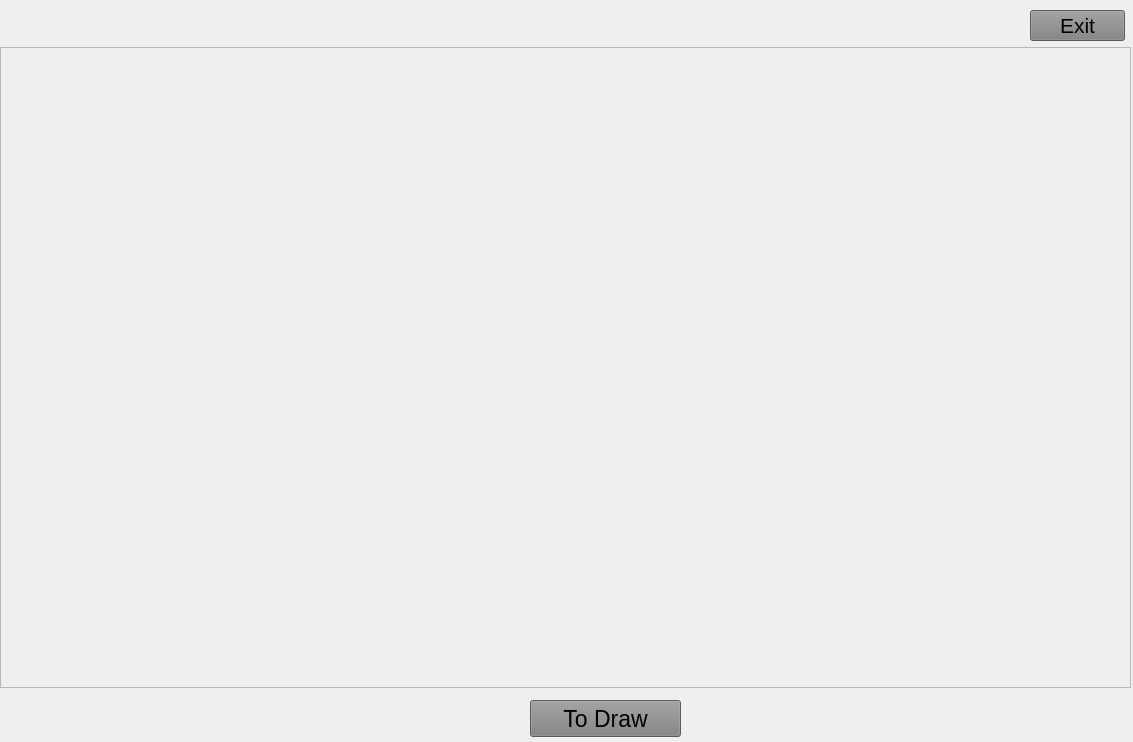
<?xml version="1.0" encoding="UTF-8"?>
<ui version="4.0">
 <class>Form</class>
 <widget class="QWidget" name="Form">
  <property name="geometry">
   <rect>
    <x>0</x>
    <y>0</y>
    <width>1133</width>
    <height>742</height>
   </rect>
  </property>
  <property name="cursor">
   <cursorShape>PointingHandCursor</cursorShape>
  </property>
  <property name="windowTitle">
   <string>Cam view</string>
  </property>
  <property name="windowIcon">
   <iconset>
    <activeon>../Image/windowsIcon/images.jpg</activeon>
   </iconset>
  </property>
  <property name="styleSheet">
   <string notr="true">b</string>
  </property>
  <widget class="QPushButton" name="draw_button">
   <property name="enabled">
    <bool>true</bool>
   </property>
   <property name="geometry">
    <rect>
     <x>530</x>
     <y>700</y>
     <width>151</width>
     <height>37</height>
    </rect>
   </property>
   <property name="font">
    <font>
     <pointsize>17</pointsize>
    </font>
   </property>
   <property name="cursor">
    <cursorShape>PointingHandCursor</cursorShape>
   </property>
   <property name="styleSheet">
    <string notr="true">background-color: gray</string>
   </property>
   <property name="text">
    <string>To Draw</string>
   </property>
  </widget>
  <widget class="QScrollArea" name="scrollArea">
   <property name="geometry">
    <rect>
     <x>0</x>
     <y>47</y>
     <width>1131</width>
     <height>641</height>
    </rect>
   </property>
   <property name="widgetResizable">
    <bool>true</bool>
   </property>
   <widget class="QWidget" name="scrollAreaWidgetContents">
    <property name="geometry">
     <rect>
      <x>0</x>
      <y>0</y>
      <width>1129</width>
      <height>639</height>
     </rect>
    </property>
    <property name="autoFillBackground">
     <bool>true</bool>
    </property>
    <layout class="QVBoxLayout" name="verticalLayout">
     <item>
      <widget class="QLabel" name="image">
       <property name="sizePolicy">
        <sizepolicy hsizetype="Preferred" vsizetype="Fixed">
         <horstretch>0</horstretch>
         <verstretch>0</verstretch>
        </sizepolicy>
       </property>
       <property name="minimumSize">
        <size>
         <width>742</width>
         <height>621</height>
        </size>
       </property>
       <property name="text">
        <string/>
       </property>
       <property name="pixmap">
        <pixmap>../../sm_image_editor/edited.jpg</pixmap>
       </property>
       <property name="scaledContents">
        <bool>true</bool>
       </property>
      </widget>
     </item>
    </layout>
   </widget>
  </widget>
  <widget class="QPushButton" name="exit_button">
   <property name="geometry">
    <rect>
     <x>1030</x>
     <y>10</y>
     <width>95</width>
     <height>31</height>
    </rect>
   </property>
   <property name="font">
    <font>
     <pointsize>16</pointsize>
     <weight>50</weight>
     <bold>false</bold>
    </font>
   </property>
   <property name="cursor">
    <cursorShape>PointingHandCursor</cursorShape>
   </property>
   <property name="styleSheet">
    <string notr="true">background-color: gray</string>
   </property>
   <property name="text">
    <string>Exit</string>
   </property>
  </widget>
 </widget>
 <resources/>
 <connections/>
</ui>
